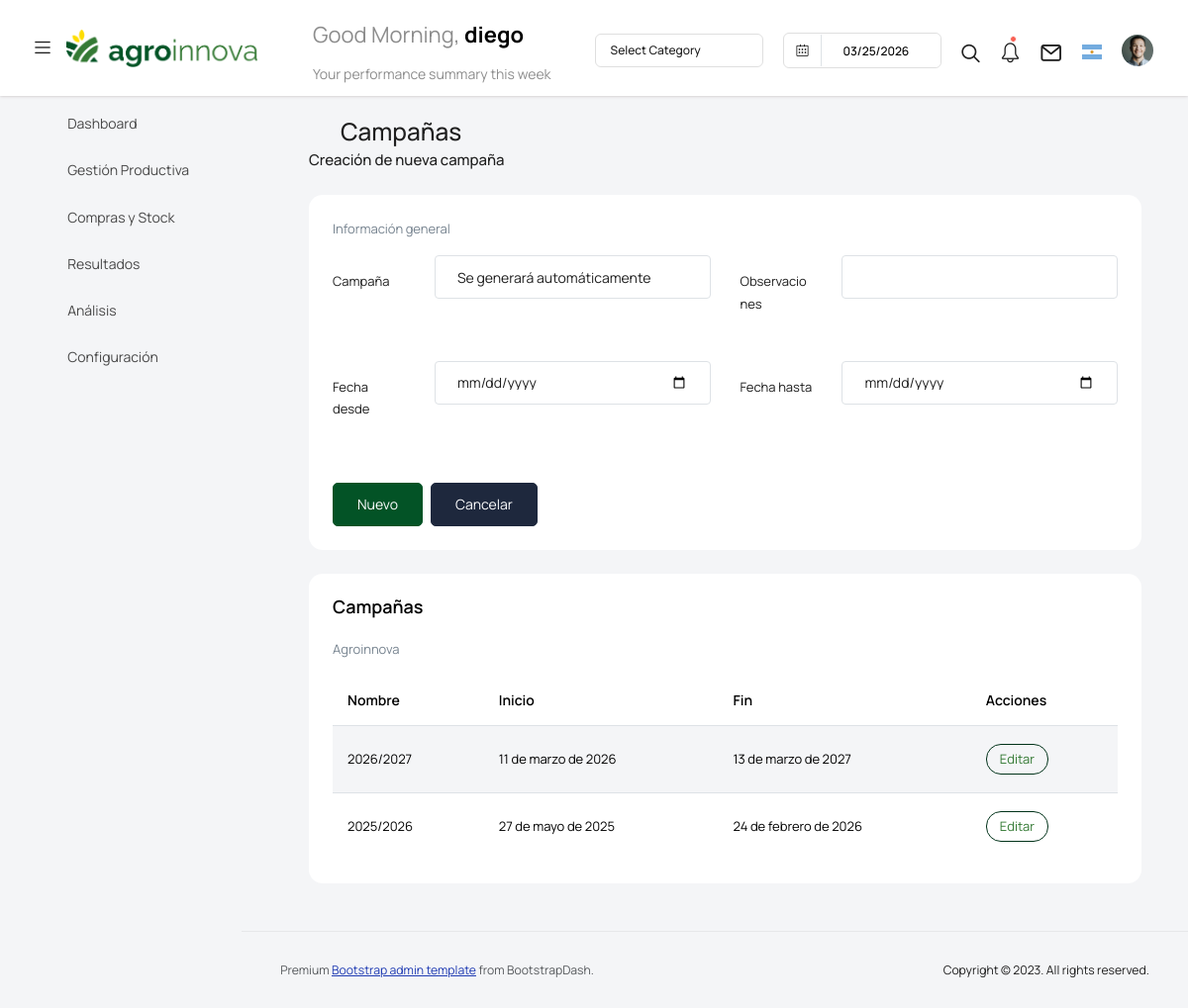
The page /campanas/ (signed in) on the database as committed earlier.
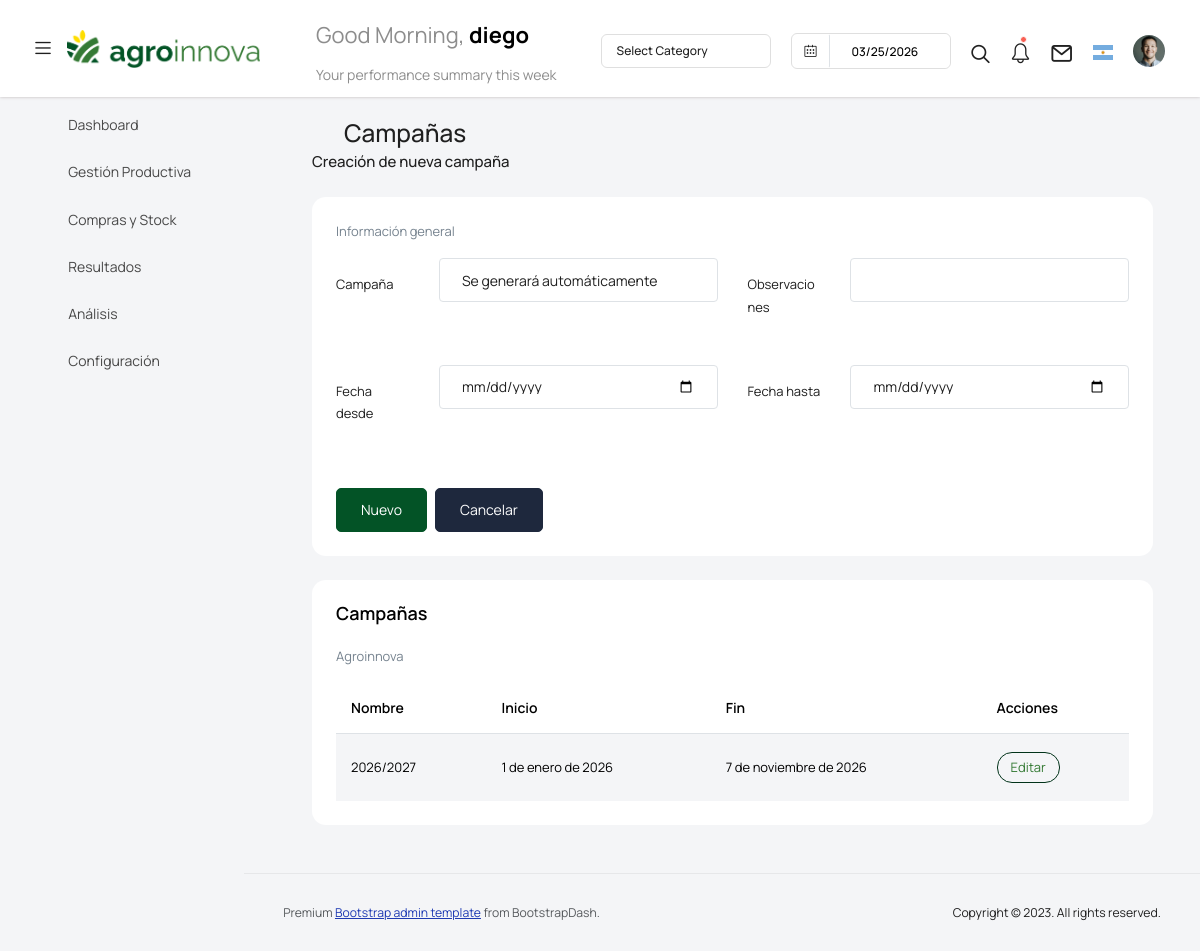
The same page on the database as committed later.
### gestion_agro/models.py (models this page shows, shortened)
class Campana(models.Model):
    empresa = models.ForeignKey(Empresa, on_delete=models.CASCADE, verbose_name=_("Empresa"))
    nombre = models.CharField(max_length=9, editable=False, verbose_name=_("Campaña"))
    fecha_desde = models.DateField(verbose_name=_("Fecha de inicio"))
    fecha_hasta = models.DateField(verbose_name=_("Fecha de finalización"))
    activa = models.BooleanField(default=False, verbose_name=_("Campaña activa"))
    observaciones = models.TextField(null=True, blank=True, verbose_name=_("Observaciones"))
    class Meta:
        verbose_name = _("Campaña")
        verbose_name_plural = _("Campañas")
        ordering = ["-fecha_desde"]
        unique_together = ("empresa", "nombre")

### gestion_agro/views.py (the view)
# urls.py: path('campanas/', vista_crear_campana, name='vista_crear_campana'),
@login_required
def vista_crear_campana(request):
    empresa = request.user.profile.empresa
    campanas = Campana.objects.filter(empresa=empresa)
    print(empresa)
    if request.method == "POST":
        form = CampanaForm(request.POST)
        if form.is_valid():
            campana = form.save(commit=False)
            campana.empresa = empresa
            if Campana.objects.filter(
                empresa=empresa,
                nombre=f"{campana.fecha_desde.year}/{campana.fecha_desde.year + 1}"
            ).exists():
                messages.error(request, _("Ya existe una campaña para ese período"))
                return redirect("vista_crear_campana")
            campana.save()
            messages.success(request, _("Campaña creada correctamente"))
            return redirect("vista_crear_campana")
    else:
        form = CampanaForm()
    campanas = Campana.objects.filter(empresa=empresa)
    return render(
        request,
        "vista_crear_campana.html",
        {
            "form": form,
            "campanas": campanas,
            "empresa": empresa,
        },
    )

### gestion_agro/forms.py
class CampanaForm(BaseForm):
    class Meta:
        model = Campana
        exclude = ["empresa", "nombre"]
        widgets = {
            "fecha_desde": forms.DateInput(attrs={"type": "date"}),
            "fecha_hasta": forms.DateInput(attrs={"type": "date"}),
            "observaciones": forms.Textarea(attrs={"rows": 2}),
        }

### agro/models.py (called while the page is built)
    def __str__(self):
        return self.nombre

### templates/vista_crear_campana.html (shortened to what the changed rows need)
{% extends 'base.html' %}
{% load static %}
{% load i18n %}
{% block content %}
<div class="container-fluid">
    <div class="upload-card">
        <div class="col-lg-12 grid-margin stretch-card">
            <div class="card">
                <div class="card-body">
                    <div class="table-responsive">
                        <table class="table table-striped">
                            <thead>
                                <tr>
                                    <th>{% translate "Nombre" %}</th>
                                    <th>{% translate "Inicio" %}</th>
                                    <th>{% translate "Fin" %}</th>
                                    <th>{% translate "Acciones" %}</th>
                                </tr>
                            </thead>
                            <tbody>
                                {% for campana in campanas %}
                                <tr>
                                    <td>{{ campana.nombre }}</td>
                                    <td>{{ campana.fecha_desde }}</td>
                                    <td>{{ campana.fecha_hasta }}</td>
                                    <td>
                                        <a href="{% url 'vista_editar_campana' campana.id %}"
                                           class="btn btn-sm btn-outline-primary">
                                            {% translate "Editar" %}
                                        </a>
                                    </td>
                                </tr>
                                {% empty %}
                                <tr>
                                    <td colspan="4" class="text-center text-muted">
                                        {% translate "No hay campañas cargadas" %}
                                    </td>
                                </tr>
                                {% endfor %}
                            </tbody>
                        </table>
                    </div>
                </div>
            </div>
        </div>
    </div>
</div>
{% endblock %}

Rows that differ between the two databases and show on the page:
removed Campana: nombre "2025/2026", fecha_desde "27 de mayo de 2025", fecha_hasta "24 de febrero de 2026"
changed Campana: fecha_desde "11 de marzo de 2026" → "1 de enero de 2026"; fecha_hasta "13 de marzo de 2027" → "7 de noviembre de 2026"
